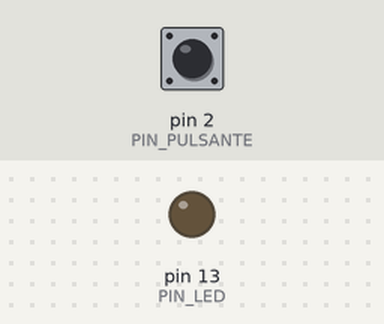
The sketch below on a simulated Arduino Uno, built with avr-gcc and run on an emulated ATmega328P. Shown: output pins drawn as LEDs (lit = HIGH). The test bench sets the inputs (shaded band); at power-on: pin 2 (PIN_PULSANTE) HIGH.

Above: at 1.2 s.
1.3 s: pin 2 (PIN_PULSANTE) pulled LOW for 0.15 s
At 2.5 s:
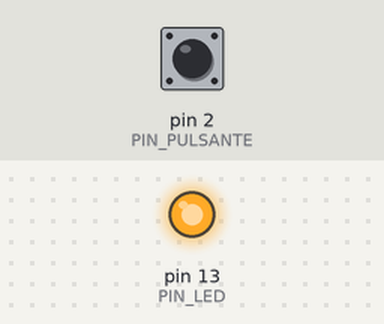
2.9 s: pin 2 (PIN_PULSANTE) pulled LOW for 1 s
At 3.7 s:
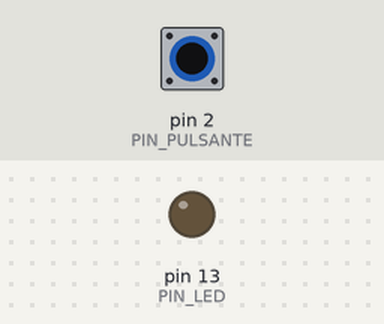
5.4 s: pin 2 (PIN_PULSANTE) pulled LOW for 3.2 s
At 6.8 s:
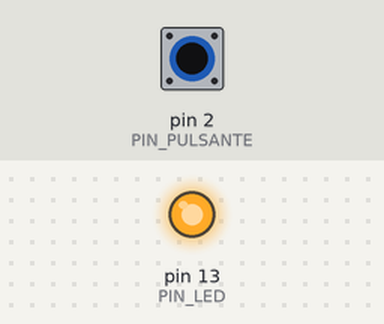
Timing chart, 0 to 8.4 s (numbered marks = the images above; inputs shaded):
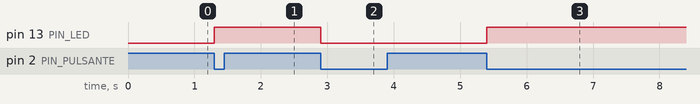

Measured:
- after the input at 1.3 s, pin 13 (PIN_LED): LOW → HIGH at once
- after the input at 2.9 s, pin 13 (PIN_LED): HIGH → LOW at once
- after the input at 5.4 s, pin 13 (PIN_LED): LOW → HIGH at once

The sketch:

es2b_interruttore.ino
```cpp
// Scheda 2 (versione B) - Il pulsante diventa un interruttore
// Ogni pressione cambia lo stato del LED: acceso -> spento -> acceso...

const int PIN_PULSANTE = 2;
const int PIN_LED = 13;

bool ledAcceso = false;        // stato attuale del LED
int statoPrecedente = HIGH;    // lettura del pulsante al giro precedente

void setup() {
  pinMode(PIN_PULSANTE, INPUT_PULLUP);
  pinMode(PIN_LED, OUTPUT);
}

void loop() {
  int stato = digitalRead(PIN_PULSANTE);

  // Agiamo solo nell'istante in cui il pulsante passa da HIGH a LOW
  if (statoPrecedente == HIGH && stato == LOW) {
    ledAcceso = !ledAcceso;                  // inverte lo stato
    digitalWrite(PIN_LED, ledAcceso ? HIGH : LOW);
    delay(50);                               // antirimbalzo (debounce)
  }
  statoPrecedente = stato;
}
```
